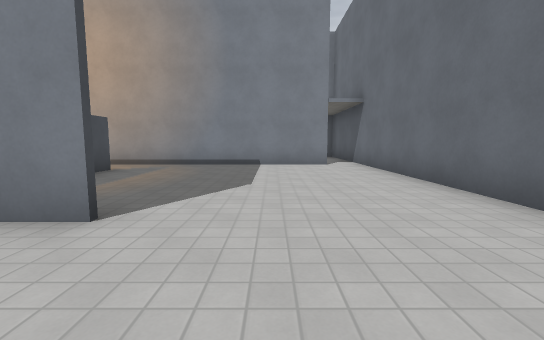
View 1 (above)

16 first-person views from a walk through a level from a Godot 3-D game. The camera is 1.3 m above the floor, tilts 6° down and sees 90° across. The floor is counted in squares, 2 m on a side. Each view is taken from the middle of a square. On the plan, view 1 faces up. The plan holds only what a view shows up to about 9 squares ahead; the rest is blank. Surface patterns are stand-ins for the level's own textures.

View 2
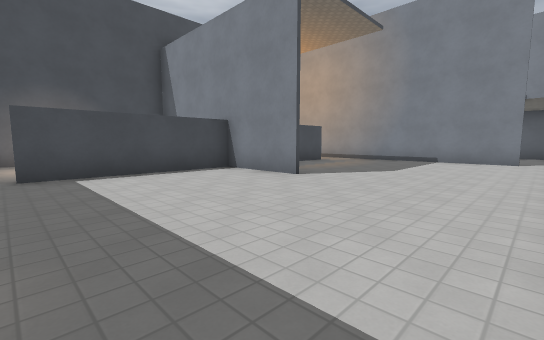

View 3
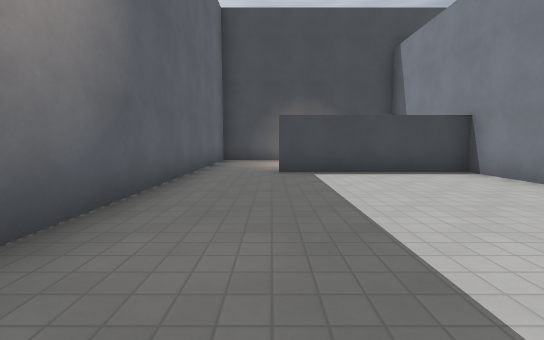

View 4
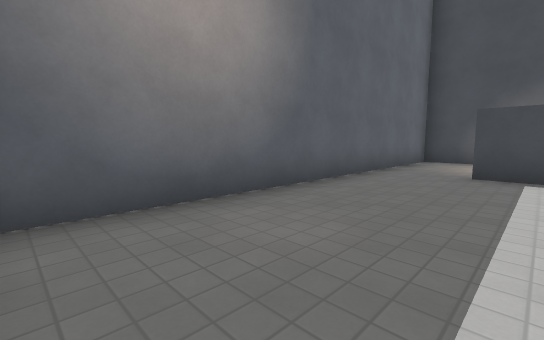

View 5
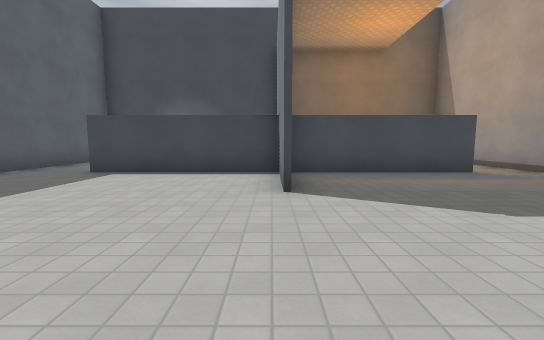

View 6
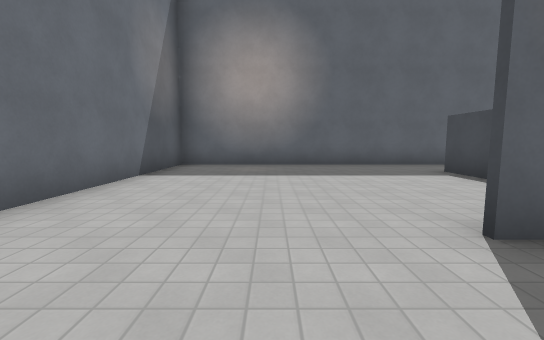

View 7
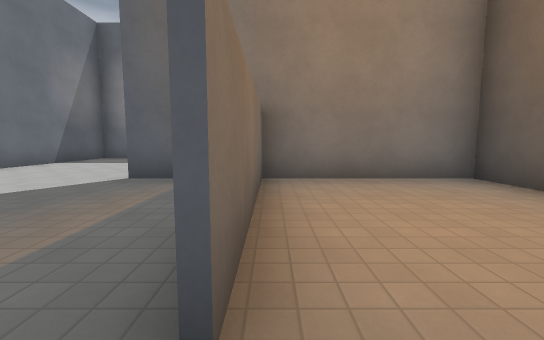

View 8
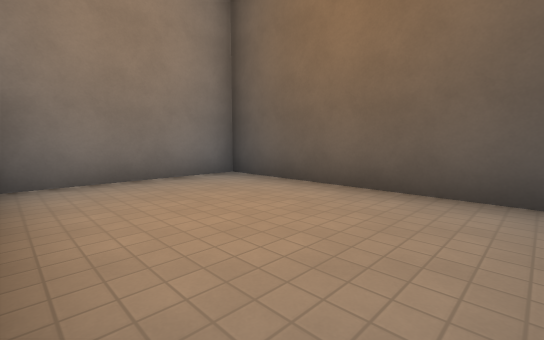

View 9
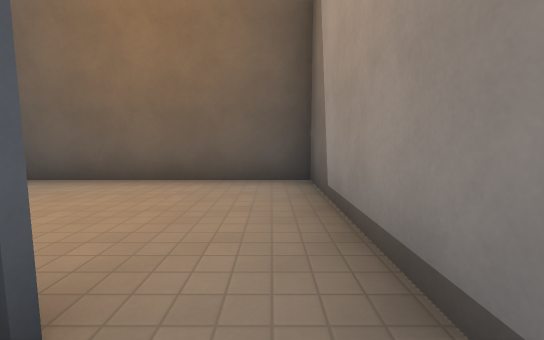

View 10
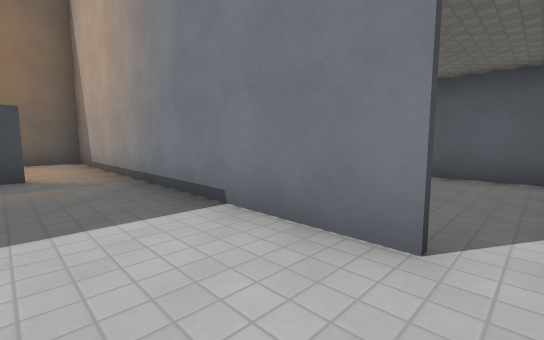

View 11
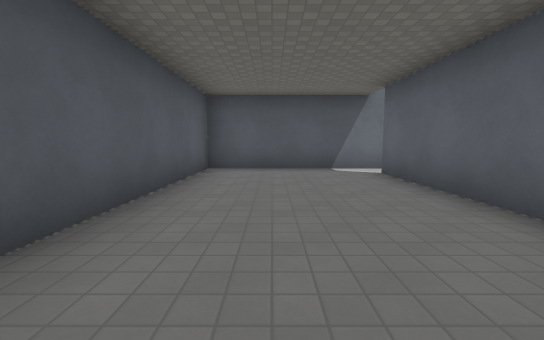

View 12
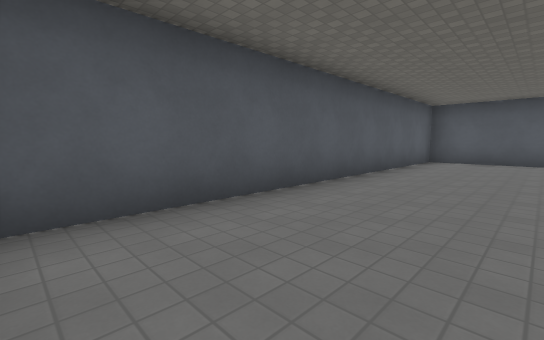

View 13
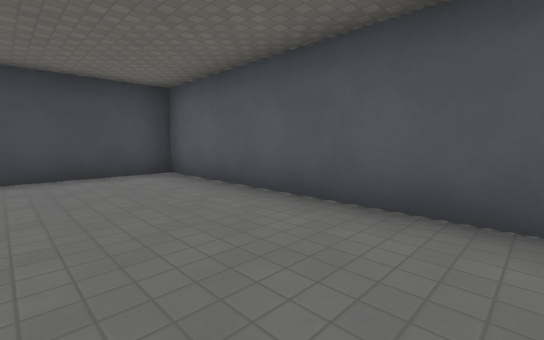

View 14
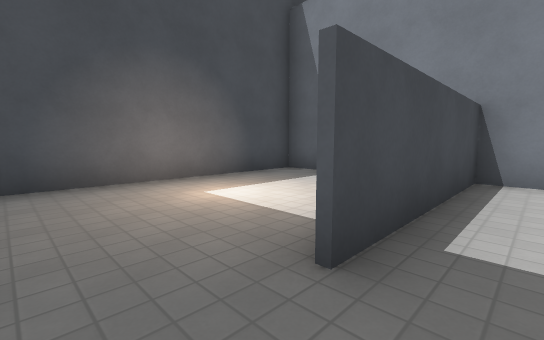

View 15
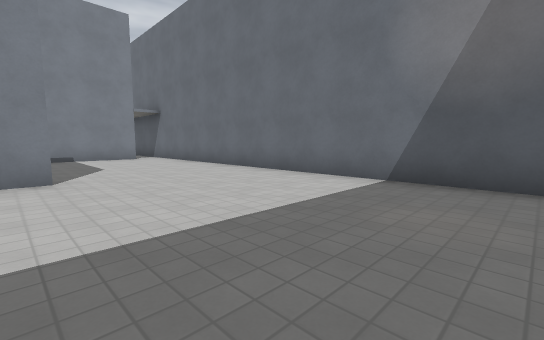

View 16
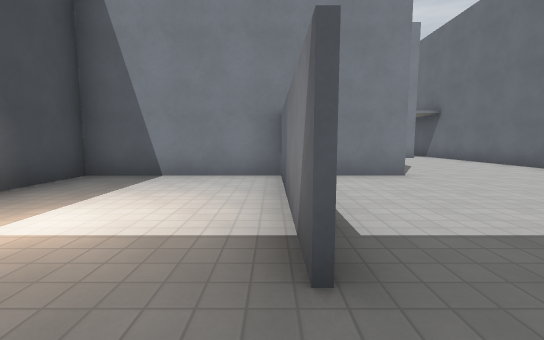

### Floor plan
Points are (right, up) in squares from view 1. A wall is a line through its corners. A room is listed if a view was taken in it or the views show most of it. See-through windows are left out.
Room 1 (views 1, 2, 3, 4, 5, 6, 7, 8, 9, 10, 14, 15)
walls: (-1.4, 2.2) (-4, 2.2); (-4, 2.3) (-1.4, 2.3); (-3.7, 6.4) (-3.7, -1.9); (1.6, 7.7) (-4.6, 7.7); (-3.6, -3.7) (2.6, -3.7) (2.6, 8.5)
ways out: opening at (2, 8) to room 2; opening at (-4, -2.5) to room 3; opening at (-4, 7) to room 4
Room 2 (views 11, 12, 13)
walls: (-1.9, 7.7) (1.6, 7.7); (2.6, 8.5) (2.6, 11.5) (-7.6, 11.5) (-7.6, 8)
ways out: opening at (2, 8) to room 1
Room 3 (view 16)
walls: (-3.8, -1.9) (-3.8, 1.8); (-7.6, 2) (-7.6, -3.7) (-3.6, -3.7); (-4, 2.2) (-7.6, 2.2)
ways out: opening at (-4, -2.5) to room 1
Room 4 (no view inside)
walls: (-4.6, 7.7) (-7.6, 7.7); (-7.6, 2.3) (-4, 2.3); (-3.8, 2.5) (-3.8, 6.3); (-7.6, 8) (-7.6, 2)
ways out: opening at (-4, 7) to room 1

Where each view was taken, in squares from view 1:
view 1: 0 up, 0 right, facing up
view 2: 2 down, 2 right, facing up-left
view 3: 2 down, 2 right, facing left
view 4: 1 down, 2 right, facing down-left
view 5: 2 up, 2 right, facing left
view 6: 4 up, 0 right, facing down
view 7: 7 up, 4 left, facing down
view 8: 7 up, 4 left, facing down-left
view 9: 7 up, 3 left, facing left
view 10: 6 up, 2 right, facing up-left
view 11: 10 up, 4 left, facing right
view 12: 9 up, 7 left, facing up-right
view 13: 9 up, 2 left, facing up-left
view 14: 3 down, 3 left, facing up-left
view 15: 3 down, 2 left, facing up-right
view 16: 3 down, 4 left, facing up
